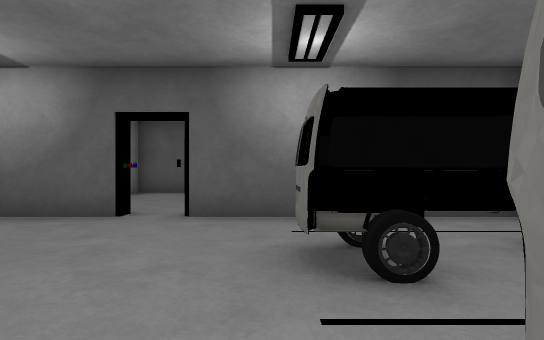
view 1 (above)

19 first-person views from a walk through a scene from a Unity 3-D project. The camera is 1.4 m above the floor, looks level and sees 80° across. Doors are open. The floor is counted in squares, 1.8 m on a side. Each view is taken from the middle of a square. On the plan, view 1 faces up. The plan holds only what a view shows up to about 11 squares ahead; the rest is blank. The player is left out. Some surface patterns are stand-ins.

view 2
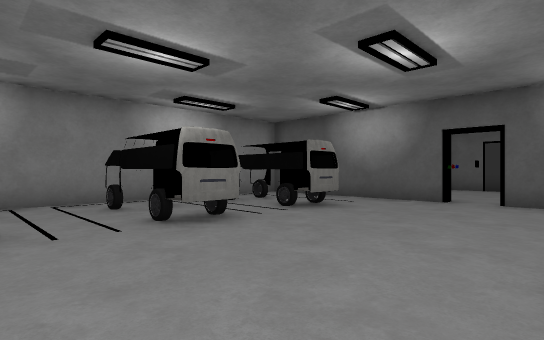

view 3
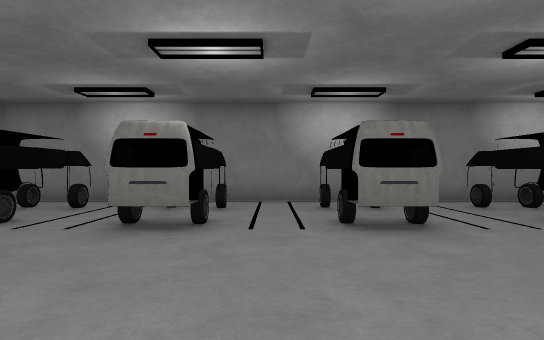

view 4
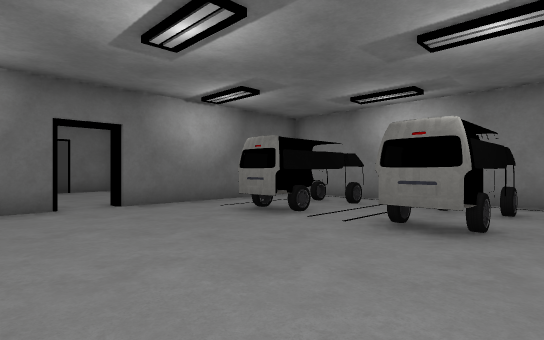

view 5
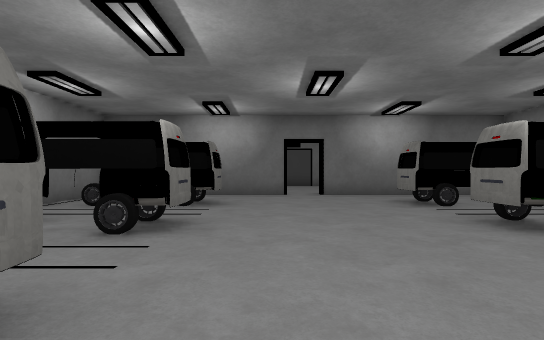

view 6
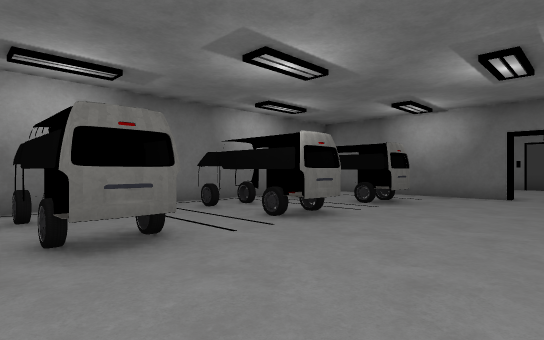

view 7
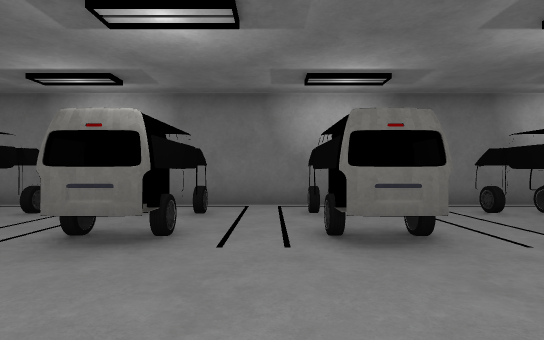

view 8
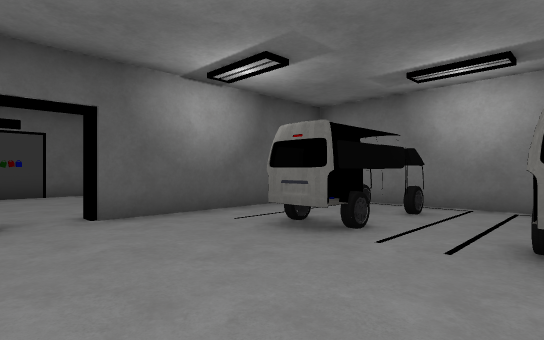

view 9
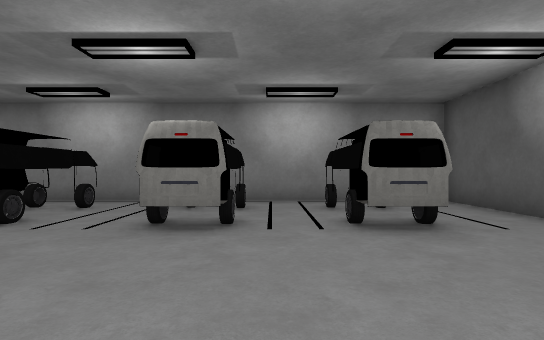

view 10
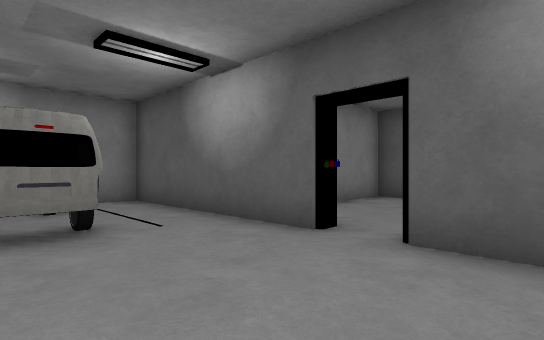

view 11
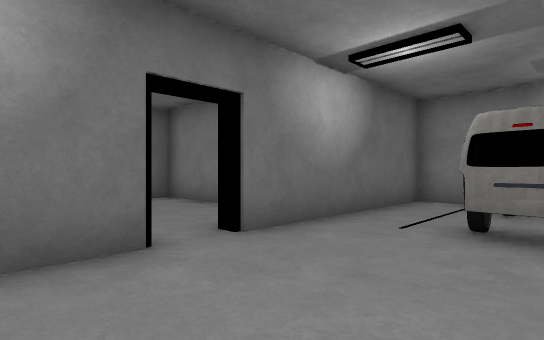

view 12
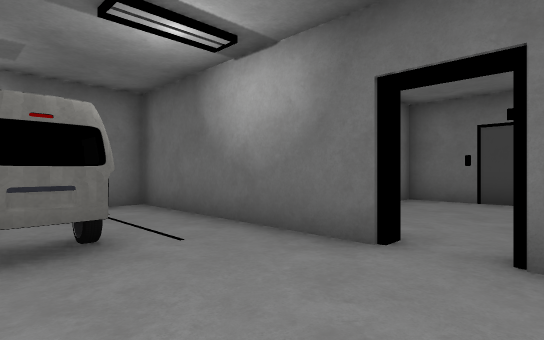

view 13
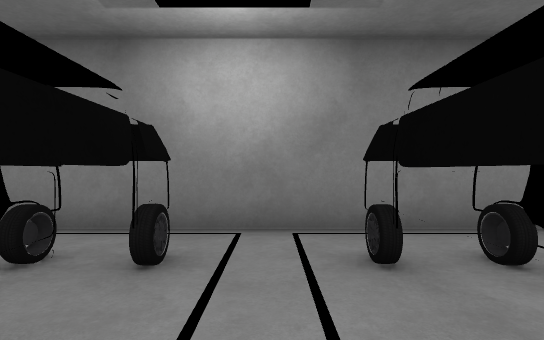

view 14
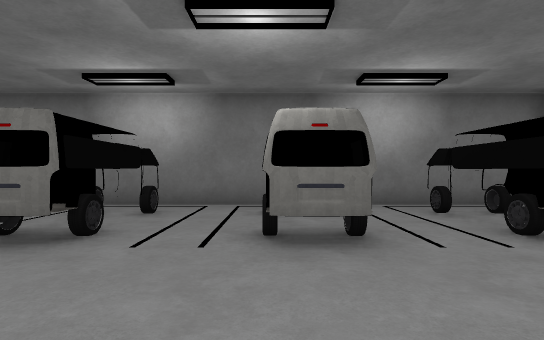

view 15
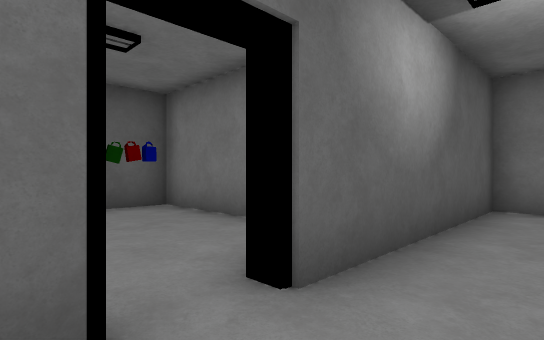

view 16
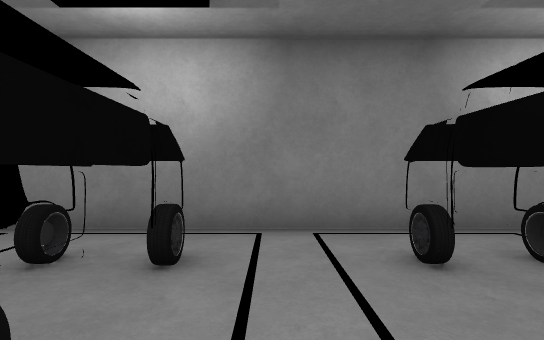

view 17
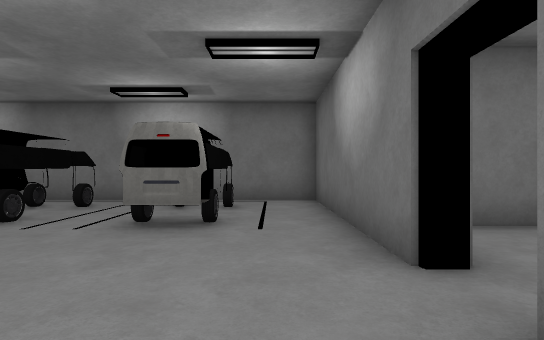

view 18
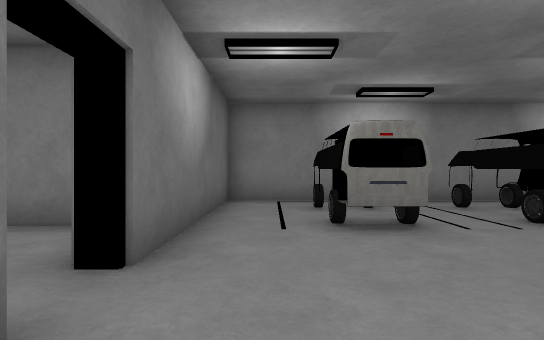

view 19
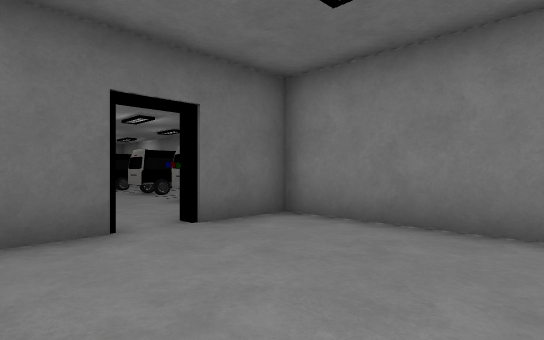

### Floor plan
Points are (right, up) in squares from view 1. A wall is a line through its corners. A room is listed if a view was taken in it or the views show most of it. See-through windows are left out.
Room 1 (views 1, 2, 3, 4, 5, 6, 7, 8, 9, 10, 11, 12, 13, 14, 15, 16, 17, 18)
walls: (-1.4, -12.6) (-1.4, -12.1) (4.3, -12.1) (4.3, 5.4) (-1.5, 5.4); (-2.6, 5.4) (-8.2, 5.4) (-8.2, -12.1) (-2.6, -12.1) (-2.6, -12.6)
ways out: open door at (-2, 6) to room 2; open door at (-2, -12) to room 3
objects: other object (-7, -10) to (-4, -9); other object (-7, -7) to (-4, -6); other object (-7, -4) to (-4, -3); other object (-7, 0) to (-4, 0); other object (-7, 3) to (-4, 3); other object (1, -10) to (3, -9); other object (1, -7) to (3, -6); other object (1, -3) to (3, -3); other object (1, 0) to (3, 0); other object (1, 3) to (3, 3)
Room 2 (view 19)
walls: (-1.5, 5.9) (-0.2, 5.9); (0.5, 8.1) (0.5, 10.9) (-4.5, 10.9) (-4.5, 5.9) (-2.6, 5.9) (-2.6, 5.4)
ways out: open door at (-2, 6) to room 1
Room 3 (no view inside)
walls: (0.5, -14.7) (0.5, -13.7); (-4.5, -13.8) (-4.5, -17.6) (0.5, -17.6) (0.5, -17.1)
ways out: open door at (-2, -12) to room 1

Positions as (right, up) in squares from view 1, and headings:
1: (0, 0), facing up
2: (0, -3), facing up-left
3: (0, -5), facing left
4: (0, -5), facing down-left
5: (-1, -2), facing down
6: (-3, -2), facing down-right
7: (-3, -2), facing right
8: (-3, 0), facing up-right
9: (0, 1), facing left
10: (0, 2), facing up-left
11: (0, -9), facing down-left
12: (-3, -9), facing down-right
13: (-4, -8), facing left
14: (-3, -6), facing right
15: (-3, 4), facing up-right
16: (-4, -2), facing left
17: (-4, -11), facing right
18: (0, -11), facing left
19: (0, 10), facing down-left
